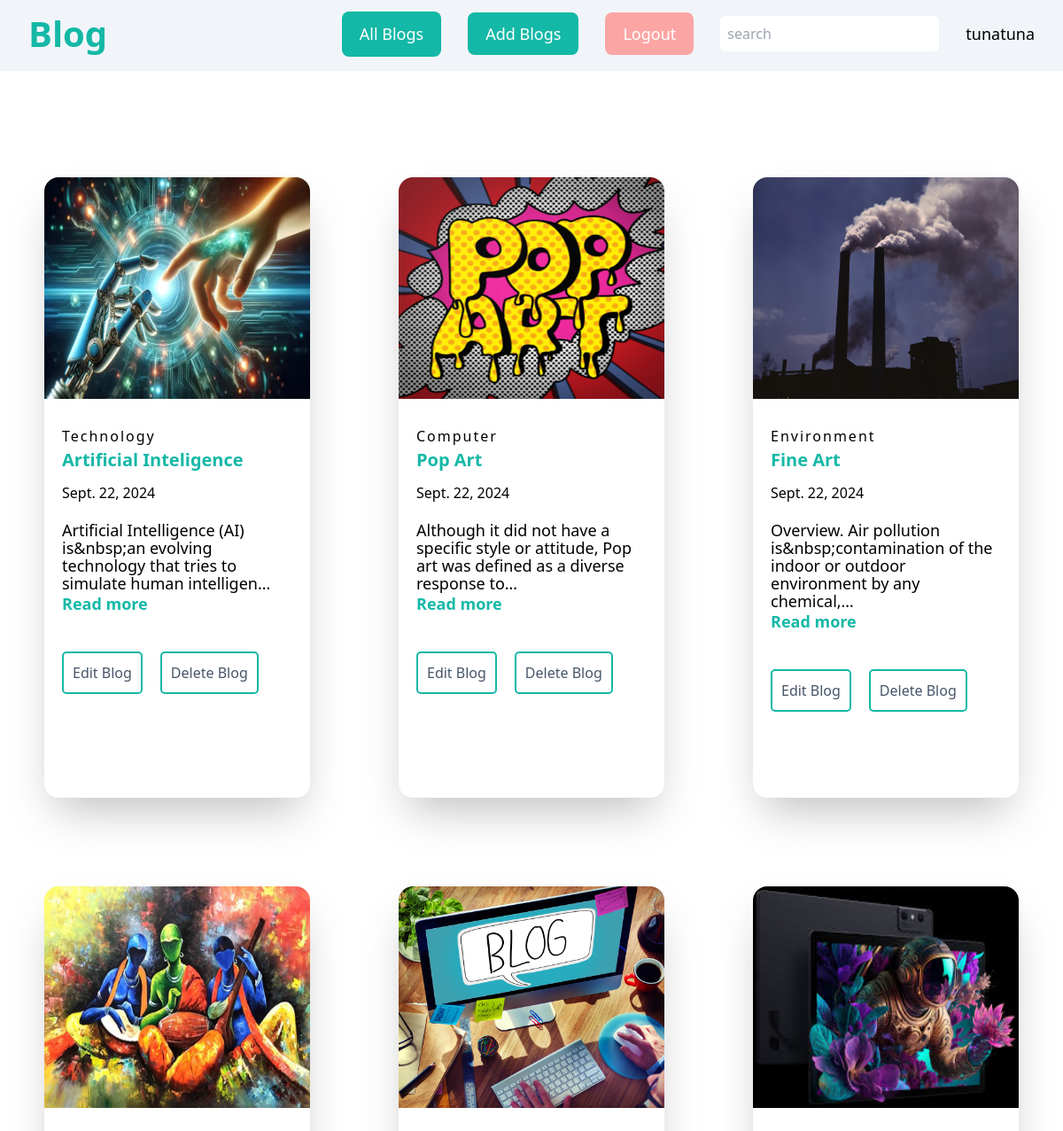
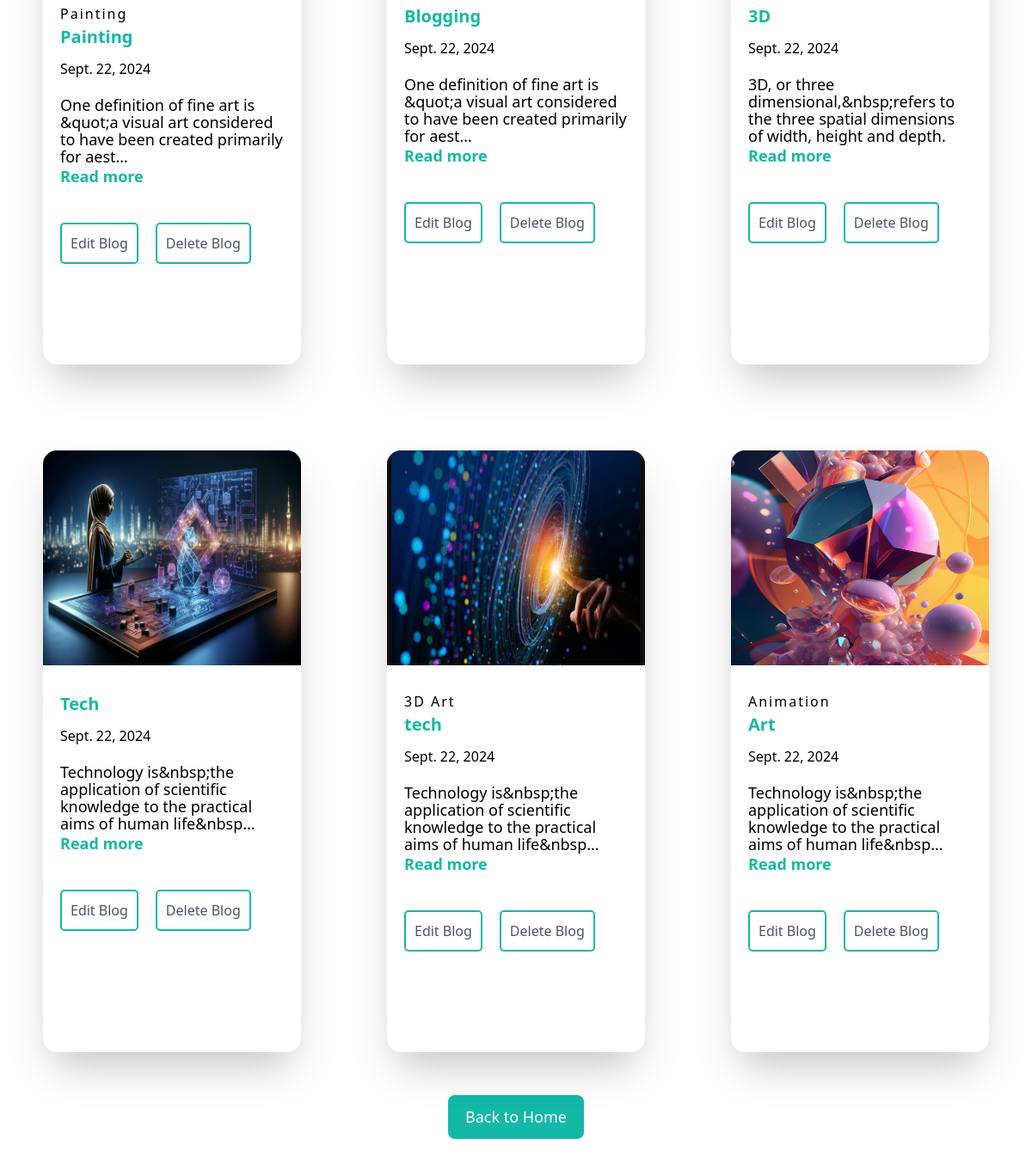
Screenshot of /allblogs/ (signed in) with the database file from the repository (2 pictures, top to bottom).
### bloggingapi/models.py (models this page shows, shortened)
class Blogging(models.Model):
    title=models.CharField(max_length=200)
    content=CKEditor5Field('Text',null=True,blank=True,config_name='extends')
    image=models.FileField(upload_to='static/uploads')
    created_at=models.DateField(auto_now_add=True)
    category=models.ForeignKey(Category,on_delete=models.CASCADE,null=True)

class Category(models.Model):
    category_title=models.CharField(max_length=100,unique=True)
    created_at=models.DateTimeField(auto_now_add=True)

### bloggingapi/views.py (the view)
# urls.py: path('allblogs/',all_blogs),
def all_blogs(request):
    allblogs=Blogging.objects.all()
    context={
        'allblogs':allblogs,
    }
    return render(request,'bloggingapi/all-blog.html',context)

### bloggingapi/templates/bloggingapi/all-blog.html (shortened to what this page needs)
{% extends 'layouts.html'%} {% load static%}   {% block starts%}
{% include 'bloggingapi/navbar.html'%}
<div
  class="w-[100%] grid grid-cols-1 md:grid-cols-2 lg:grid-cols-3 2xl:grid-cols-4 relative top-[200px]"
>
  {% for allblog in allblogs %}
  <div class="flex justify-center">
    <div
      class="shadow-2xl mb-[100px] w-[500px] md:w-[350px] lg:w-[300px] xl:w-[400px] 2xl:w-[350px] 3xl:w-[400px] 4xl:w-[450px] 5xl:w-[500px] min-h-[700px] rounded-2xl"
    >
      <a href="/singleblog/{{allblog.id}}" class="">
        <img
          src="/{{allblog.image}}"
          alt="{{allblog.title}}"
          class="h-[300px] md:h-[250px] xl:h-[300px] 2xl:h-[350px] w-[100%] rounded-tr-2xl rounded-tl-2xl"
        />
      </a>
      <div class="px-[20px] py-[30px]">
        <a
          href="/singleblog/{{allblog.id}}"
          class="tracking-[2px] text-[16px] xl:text-[18px] 2xl:text-[20px] 3xl:text-[22px] 4xl:text-[25px] 5xl:text-[27px]"
          >{{allblog.category.category_title}}</a
        >
        <h5>
          <a
            href="/singleblog/{{allblog.id}}"
            class="font-bold text-[20px] xl:text-[25px] 2xl:text-[30px] 3xl:text-[35px] 4xl:text-[40px] 5xl:text-[45px] text-teal-500"
            >{{allblog.title}}</a
          >
        </h5>
        <p class="mt-[10px] text-[16px] 2xl:text-[18px] 3xl:text-[20px] 4xl:text-[22px] 5xl:text-[25px]">{{allblog.created_at}}</p>
        <p
          class="font-normal text-[18px] xl:text-[20px] 2xl:text-[22px] 3xl:text-[25px] 4xl:text-[27px] 5xl:text-[30px] leading-[20px] xl:leading-[30px] 2xl:leading-[40px] mt-[20px]"
        >
          {{allblog.content | striptags | truncatechars:100}}
        </p>
        <a
          href="/singleblog/{{allblog.id}}"
          class="mt-[50px] text-teal-500 font-semibold text-[18px] xl:text-[20px] 2xl:text-[22px] 3xl:text-[25px] 4xl:text-[27px] 5xl:text-[30px]"
          >Read more</a
        >
        <div class="my-[40px] flex">
          <a
            href="/all-blog-update/{{allblog.id}}"
            class="border-2 border-solid border-teal-500 p-[5px] md:p-[10px]  rounded-[5px] text-slate-600 text-[16px] xl:text-[18px] 2xl:text-[20px] 3xl:text-[22px] 4xl:text-[25px] 5xl:text-[27px] ease-linear duration-75 hover:bg-teal-500 hover:text-white"
            >Edit Blog</a
          >
          <a
            href=""
            class="border-2 border-solid border-teal-500 p-[5px] md:p-[10px]  rounded-[5px] text-slate-600 text-[16px] xl:text-[18px] 2xl:text-[20px] 3xl:text-[22px] 4xl:text-[25px] 5xl:text-[27px] mx-[20px] ease-linear duration-75 hover:bg-teal-500 hover:text-white"
            onclick="return confirm('Are you sure you want to delete this blog?')"
            >Delete Blog</a
          >
        </div>
      </div>
    </div>
  </div>
  {% endfor %}
</div>
<div class="my-[150px] flex justify-center ">
  <a href="/"
  class="bg-teal-500 text-white py-3 px-5  text-[18px] xl:text-[20px] 2xl:text-[25px] 3xl:text-[30px] 4xl:text-[35px] my-auto rounded-lg ease-linear duration-75 hover:border-2  hover:border-teal-500 hover:border-solid hover:bg-white hover:text-teal-500 hover:text-[20px]"
  >Back to Home</a
>
</div>
{% endblock%}

### bloggingapi/templates/bloggingapi/navbar.html (shortened to what this page needs)
{% extends 'layouts.html' %}
{% load static %}
{% block starts %}
<nav class="bg-slate-100 h-20 2xl:h-24 fixed top-0 right-0 left-0 z-10">
  <ul class="flex justify-between mx-8">
    <li class="my-6 md:my-2">
      <a id="logo" onclick="blogLogo()"
        class="text-[25px] md:text-[30px] lg:text-[40px] 2xl:text-[45px] 3xl:text-[50px] 4xl:text-[55px] font-semibold font-sans text-teal-500"
        href="/"
      >
        Blog
      </a>
    </li>
    <div class="flex gap-[30px] items-center">
      {% if user.is_authenticated %}
      <li class="my-6 md:my-3 hidden md:block">
        <a
          href="/allblogs"
          class="bg-teal-500 flex justify-center text-white py-3 px-5 text-[18px] xl:text-[20px] 2xl:text-[25px] 3xl:text-[30px] 4xl:text-[35px] my-auto rounded-lg hover:border-2 ease-linear duration-75 hover:border-teal-500 hover:border-solid hover:bg-white hover:text-teal-500 hover:text-[20px]"
          >All Blogs</a
        >
      </li>
      <li class="my-6 md:my-3 hidden md:block">
        <a
          href="/"
          class="bg-teal-500 text-white py-3 px-5 text-[18px] xl:text-[20px] 2xl:text-[25px] 3xl:text-[30px] 4xl:text-[35px] my-auto rounded-lg hover:border-2 ease-linear duration-75 hover:border-teal-500 hover:border-solid hover:bg-white hover:text-teal-500 hover:text-[20px]"
          >Add Blogs</a
        >
      </li>
      <li class="my-6 md:my-3 hidden md:block" onclick="return confirm('Are you sure you want to logout?')">
        <a
          href="/logout"
          class="w-[120px] md:w-auto bg-red-300 text-white py-3 px-5 text-[18px] xl:text-[20px] 2xl:text-[25px] 3xl:text-[30px] 4xl:text-[35px] my-auto rounded-lg hover:border-2 ease-linear duration-75 hover:border-teal-500 hover:border-solid hover:bg-white hover:text-teal-500 hover:text-[20px]"
          >Logout</a
        >
      </li>
      <form method="get">
        <input class="p-2 rounded-md outline-none" type="text" name="search" id="search" placeholder="search">
      </form>
      <li class="my-6 md:my-3 hidden md:block">
        <a
          href=""
          class="text-[18px] xl:text-[20px] 2xl:text-[25px] 3xl:text-[30px] 4xl:text-[35px] my-auto"
          >{{user.username}}</a
        >
      </li>
      {% endif %}
    </div>
  </ul>
</nav>
{% endblock %}

### rows the page displays
Blogging: image (picture), category.category_title "Technology", title "Artificial Inteligence", created_at "Sept. 22, 2024", content "Artificial Intelligence (AI) is&nbsp;an evolving technology that tries to simulate human intelligen…"
Blogging: image (picture), category.category_title "Computer", title "Pop Art", created_at "Sept. 22, 2024", content "Although it did not have a specific style or attitude, Pop art was defined as a diverse response to…"
Blogging: image (picture), category.category_title "Environment", title "Fine Art", created_at "Sept. 22, 2024", content "Overview. Air pollution is&nbsp;contamination of the indoor or outdoor environment by any chemical,…"
Blogging: image (picture), category.category_title "Painting", title "Painting", created_at "Sept. 22, 2024", content "One definition of fine art is &quot;a visual art considered to have been created primarily for aest…"
Blogging: image (picture), title "Blogging", created_at "Sept. 22, 2024", content "One definition of fine art is &quot;a visual art considered to have been created primarily for aest…"
Blogging: image (picture), title "3D", created_at "Sept. 22, 2024", content "3D, or three dimensional,&nbsp;refers to the three spatial dimensions of width, height and depth."
Blogging: image (picture), title "Tech", created_at "Sept. 22, 2024", content "Technology is&nbsp;the application of scientific knowledge to the practical aims of human life&nbsp…"
Blogging: image (picture), category.category_title "3D Art", title "tech", created_at "Sept. 22, 2024", content "Technology is&nbsp;the application of scientific knowledge to the practical aims of human life&nbsp…"
Blogging: image (picture), category.category_title "Animation", title "Art", created_at "Sept. 22, 2024", content "Technology is&nbsp;the application of scientific knowledge to the practical aims of human life&nbsp…"

### other values shown
{{ user.username }} "tunatuna"
